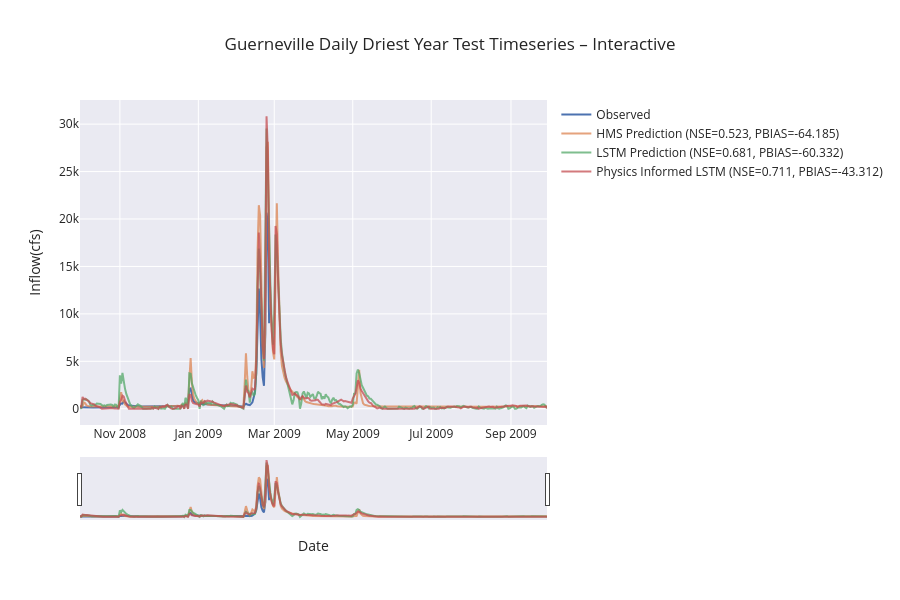

The notebook cell this image was saved under:
### Code cell
if not skip_best_model_test:
    plot_timeseries_comparison(source=(no_physics_test_csv, physics_test_csv, path_to_physics_data), title="Guerneville Daily Driest Year Test Timeseries – Interactive", backend="plotly", metrics=metric_list, start_date=dryest_start_test, end_date=dryest_end_test, metrics_out="guerneville_daily_test_dry_metrics.csv", ts_out="guerneville_daily_test_dry_combined_ts.csv", legend_font=12, axis_font=22)
else:
    plot_timeseries_comparison(source=combined_df, title="Guerneville Daily Driest Year Test Timeseries – Interactive", backend="plotly", metrics=metric_list, start_date=dryest_start_test, end_date=dryest_end_test, metrics_out="guerneville_daily_test_dry_metrics.csv", ts_out="guerneville_daily_test_dry_combined_ts.csv", legend_font=12, axis_font=22)

### Figure 1 — Plotly figure (JSON) as saved in the notebook; plotly's stock layout.template omitted (floating-point values rounded to 4 significant figures; data arrays with more than 128 entries replaced by an {"elided": "..."} marker saying what was removed)
{"data": [{"line": {"width": 2}, "mode": "lines", "name": "Observed", "x": {"elided": "364 str values"}, "y": {"elided": "364 float values"}, "type": "scatter"}, {"line": {"width": 2}, "mode": "lines", "name": "HMS Prediction (NSE=0.523, PBIAS=-64.185)", "opacity": 0.75, "x": {"elided": "364 str values"}, "y": {"elided": "364 float values"}, "type": "scatter"}, {"line": {"width": 2}, "mode": "lines", "name": "LSTM Prediction (NSE=0.681, PBIAS=-60.332)", "opacity": 0.75, "x": {"elided": "364 str values"}, "y": {"elided": "364 float values"}, "type": "scatter"}, {"line": {"width": 2}, "mode": "lines", "name": "Physics Informed LSTM (NSE=0.711, PBIAS=-43.312)", "opacity": 0.75, "x": {"elided": "364 str values"}, "y": {"elided": "364 float values"}, "type": "scatter"}], "layout": {"legend": {"font": {"size": 12}, "x": 1.02, "y": 1, "xanchor": "left", "yanchor": "top", "bgcolor": "rgba(0,0,0,0)"}, "xaxis": {"rangeslider": {"visible": true}, "title": {"text": "Date"}, "type": "date"}, "margin": {"r": 300}, "title": {"text": "Guerneville Daily Driest Year Test Timeseries – Interactive"}, "height": 600, "yaxis": {"title": {"text": "Inflow(cfs)"}}, "hovermode": "x unified"}}
